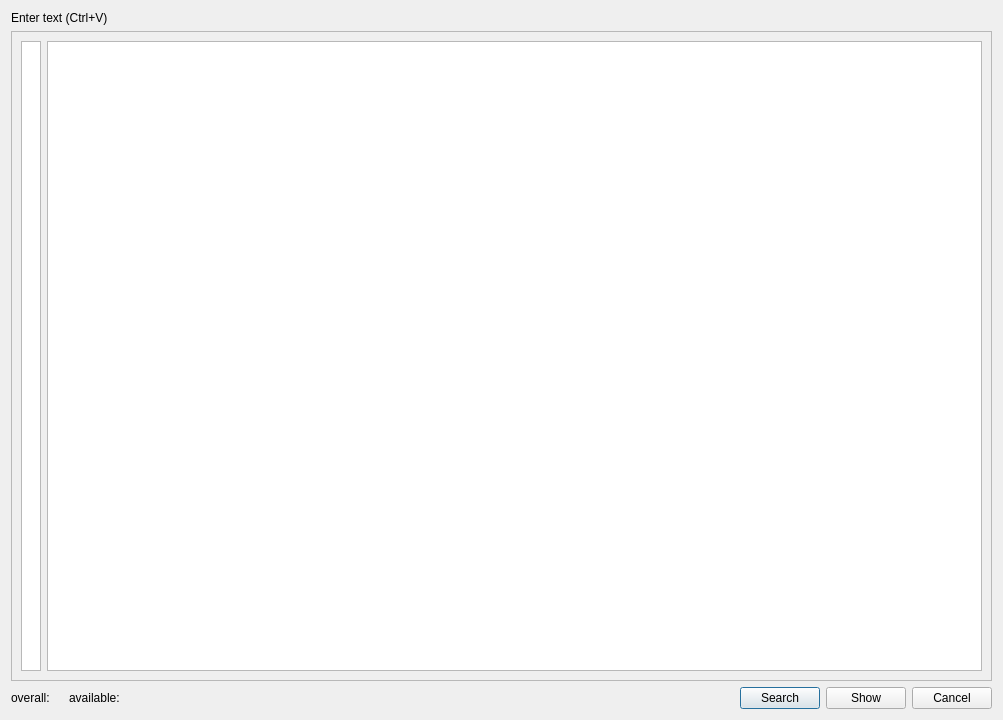
<?xml version="1.0" encoding="UTF-8"?>
<ui version="4.0">
 <class>Dialog</class>
 <widget class="QDialog" name="Dialog">
  <property name="geometry">
   <rect>
    <x>0</x>
    <y>0</y>
    <width>1003</width>
    <height>720</height>
   </rect>
  </property>
  <property name="windowTitle">
   <string>Search in existing movies</string>
  </property>
  <property name="windowIcon">
   <iconset>
    <normaloff>pypordb/8027068_splash.png</normaloff>pypordb/8027068_splash.png</iconset>
  </property>
  <layout class="QGridLayout" name="gridLayout">
   <item row="0" column="0">
    <widget class="QLabel" name="label">
     <property name="text">
      <string>Enter text (Ctrl+V)</string>
     </property>
    </widget>
   </item>
   <item row="1" column="0">
    <widget class="QScrollArea" name="scrollArea">
     <property name="widgetResizable">
      <bool>true</bool>
     </property>
     <widget class="QWidget" name="scrollAreaWidgetContents">
      <property name="geometry">
       <rect>
        <x>0</x>
        <y>0</y>
        <width>983</width>
        <height>646</height>
       </rect>
      </property>
      <layout class="QHBoxLayout" name="horizontalLayout_3">
       <item>
        <layout class="QHBoxLayout" name="horizontalLayout">
         <item>
          <widget class="QListWidget" name="listWidgetVideo">
           <property name="minimumSize">
            <size>
             <width>20</width>
             <height>0</height>
            </size>
           </property>
           <property name="maximumSize">
            <size>
             <width>20</width>
             <height>16777215</height>
            </size>
           </property>
           <property name="toolTip">
            <string>Presentation of the existing movies</string>
           </property>
           <property name="whatsThis">
            <string>Presentation of the existing movies</string>
           </property>
           <property name="verticalScrollBarPolicy">
            <enum>Qt::ScrollBarAsNeeded</enum>
           </property>
           <property name="selectionMode">
            <enum>QAbstractItemView::NoSelection</enum>
           </property>
           <property name="viewMode">
            <enum>QListView::ListMode</enum>
           </property>
          </widget>
         </item>
         <item>
          <widget class="QTextEdit" name="textEditVideo">
           <property name="whatsThis">
            <string>Insert text (Ctrl+v)</string>
           </property>
           <property name="verticalScrollBarPolicy">
            <enum>Qt::ScrollBarAsNeeded</enum>
           </property>
          </widget>
         </item>
        </layout>
       </item>
      </layout>
     </widget>
    </widget>
   </item>
   <item row="2" column="0">
    <layout class="QHBoxLayout" name="horizontalLayout_2">
     <item>
      <widget class="QLabel" name="label_2">
       <property name="text">
        <string>overall:</string>
       </property>
      </widget>
     </item>
     <item>
      <widget class="QLabel" name="label_insgesamt">
       <property name="text">
        <string/>
       </property>
      </widget>
     </item>
     <item>
      <widget class="QLabel" name="label_3">
       <property name="text">
        <string>available:</string>
       </property>
      </widget>
     </item>
     <item>
      <widget class="QLabel" name="label_vorhanden">
       <property name="text">
        <string/>
       </property>
      </widget>
     </item>
     <item>
      <spacer name="horizontalSpacer">
       <property name="orientation">
        <enum>Qt::Horizontal</enum>
       </property>
       <property name="sizeHint" stdset="0">
        <size>
         <width>378</width>
         <height>17</height>
        </size>
       </property>
      </spacer>
     </item>
     <item>
      <widget class="QPushButton" name="pushButtonSuchen">
       <property name="toolTip">
        <string>Start search (Ctrl+S)</string>
       </property>
       <property name="whatsThis">
        <string>Starts searching</string>
       </property>
       <property name="text">
        <string>Search</string>
       </property>
       <property name="shortcut">
        <string>Ctrl+S</string>
       </property>
      </widget>
     </item>
     <item>
      <widget class="QPushButton" name="pushButtonAnzeigen">
       <property name="toolTip">
        <string>Shows movies (Ctrl+D)</string>
       </property>
       <property name="whatsThis">
        <string>Shows avaible movies</string>
       </property>
       <property name="text">
        <string>Show</string>
       </property>
       <property name="shortcut">
        <string>Ctrl+D</string>
       </property>
      </widget>
     </item>
     <item>
      <widget class="QPushButton" name="pushButtonAbbrechen">
       <property name="toolTip">
        <string>Cancel (Esc)</string>
       </property>
       <property name="text">
        <string>Cancel</string>
       </property>
      </widget>
     </item>
    </layout>
   </item>
  </layout>
 </widget>
 <resources/>
 <connections/>
</ui>
